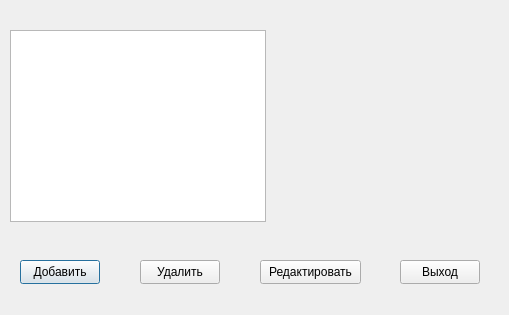
<?xml version="1.0" encoding="UTF-8"?>
<ui version="4.0">
 <class>Dialog</class>
 <widget class="QDialog" name="Dialog">
  <property name="geometry">
   <rect>
    <x>0</x>
    <y>0</y>
    <width>509</width>
    <height>315</height>
   </rect>
  </property>
  <property name="windowTitle">
   <string>Dialog</string>
  </property>
  <widget class="QListWidget" name="listWidget">
   <property name="geometry">
    <rect>
     <x>10</x>
     <y>30</y>
     <width>256</width>
     <height>192</height>
    </rect>
   </property>
  </widget>
  <widget class="QPushButton" name="pushButton">
   <property name="geometry">
    <rect>
     <x>20</x>
     <y>260</y>
     <width>80</width>
     <height>24</height>
    </rect>
   </property>
   <property name="text">
    <string>Добавить</string>
   </property>
  </widget>
  <widget class="QPushButton" name="pushButton_2">
   <property name="geometry">
    <rect>
     <x>140</x>
     <y>260</y>
     <width>80</width>
     <height>24</height>
    </rect>
   </property>
   <property name="text">
    <string>Удалить</string>
   </property>
  </widget>
  <widget class="QPushButton" name="pushButton_3">
   <property name="geometry">
    <rect>
     <x>260</x>
     <y>260</y>
     <width>101</width>
     <height>24</height>
    </rect>
   </property>
   <property name="text">
    <string>Редактировать</string>
   </property>
  </widget>
  <widget class="QPushButton" name="pushButton_4">
   <property name="geometry">
    <rect>
     <x>400</x>
     <y>260</y>
     <width>80</width>
     <height>24</height>
    </rect>
   </property>
   <property name="text">
    <string>Выход</string>
   </property>
  </widget>
  <widget class="QWidget" name="formLayoutWidget">
   <property name="geometry">
    <rect>
     <x>300</x>
     <y>30</y>
     <width>191</width>
     <height>191</height>
    </rect>
   </property>
   <layout class="QFormLayout" name="formLayout"/>
  </widget>
 </widget>
 <resources/>
 <connections/>
</ui>
